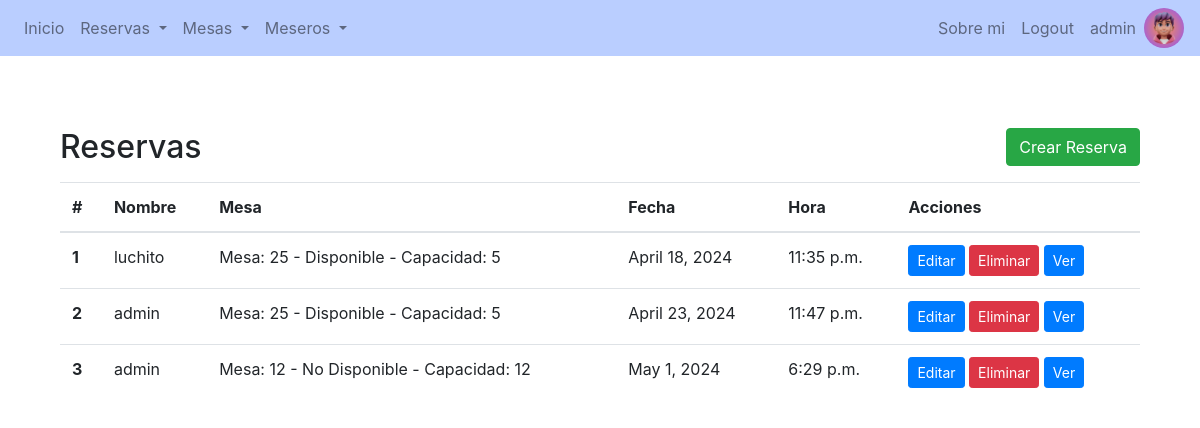
The app's page /restaurant/reserva/list (signed in), older data.
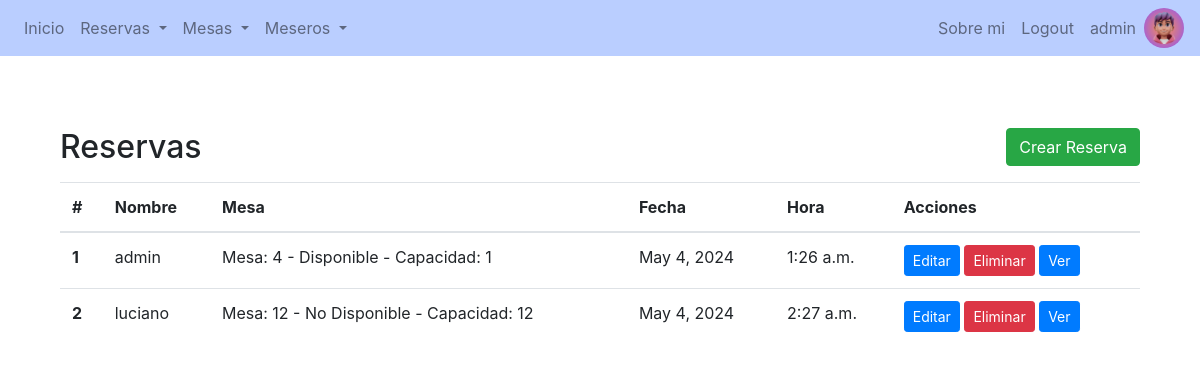
The same page, newer data.
### Restaurant/models.py (models this page shows, shortened)
class Avatar(models.Model):
    user = models.OneToOneField(User, on_delete=models.CASCADE, related_name="avatar")
    image = models.ImageField(upload_to="avatars/")

class Reserva(models.Model):
    nombre_de_usuario = models.ForeignKey(User,on_delete=models.CASCADE )
    mesa = models.ForeignKey(Mesa, on_delete=models.CASCADE, related_name='reservas')
    fecha = models.DateField(default=timezone.now)
    hora_inicio = models.TimeField(default=timezone.now)

class Mesa(models.Model):
    numero = models.IntegerField()
    disponible = models.BooleanField(default=True)
    capacidad = models.IntegerField()
    def __str__(self):
        return f"Mesa: {self.numero} - {'Disponible' if self.disponible else 'No Disponible'} - Capacidad: {self.capacidad}"

### Restaurant/views.py (the view)
# urls.py: path("reserva/list", ReservaListView.as_view(), name="reserva-lista"),
class ReservaListView(LoginRequiredMixin,ListView):
    model = Reserva
    template_name = 'Restaurant/reserva_list.html'
    context_object_name = 'reservas'

### Restaurant/templates/Restaurant/reserva_list.html (shortened to what this page needs)
{% extends 'Restaurant/base.html' %}
{% block content %}
<section class="py-5">
    <div class="container">
        <div class="d-flex justify-content-between align-items-center mb-3">
            <h2 class="mb-0">Reservas</h2>
            <a href="{% url 'reserva-crear' %}" class="btn btn-success">Crear Reserva</a>
        </div>
        <table class="table">
            <thead>
                <tr>
                    <th scope="col">#</th>
                    <th scope="col">Nombre</th>
                    <th scope="col">Mesa</th>
                    <th scope="col">Fecha</th>
                    <th scope="col">Hora</th>
                    <th scope="col">Acciones</th>
                </tr>
            </thead>
            <tbody>
                {% if reservas %}
                {% for reserva in reservas %}
                <tr>
                    <th scope="row">{{ forloop.counter }}</th>
                    <td>{{ reserva.nombre_de_usuario }}</td>
                    <td>{{ reserva.mesa }}</td>
                    <td>{{ reserva.fecha }}</td>
                    <td>{{ reserva.hora_inicio }}</td>
                    <td>
                        <a href="{% url 'reserva-update' reserva.id %}" class="btn btn-primary btn-sm">Editar</a>
                        <a href="{% url 'reserva-delete' reserva.id %}" class="btn btn-danger btn-sm">Eliminar</a>
                        <a href="{% url 'reserva-detalle' reserva.id  %}" class="btn btn-primary btn-sm">Ver</a>
                    </td>
                </tr>
                {% endfor %}
                {% else %}
                <tr>
                    <td colspan="7">No hay Reservas.</td>
                </tr>
                {% endif %}
            </tbody>
        </table>
    </div>
</section>
{% endblock %}

### Restaurant/templates/Restaurant/base.html (shortened to what this page needs)
{% load static %}
<!DOCTYPE html>
<html lang="en">
<head>
    <link rel="stylesheet" href="{% static 'Restaurant/bootstrap.css' %}">
</head>
<body>
    <nav class="navbar navbar-expand-lg navbar-light" style="background-color:#BACEFF">
        <div class="collapse navbar-collapse" id="navbarNav">
            <ul class="navbar-nav">
                <li class="nav-item">
                    <a class="nav-link" href="{% url 'home' %}">Inicio</a>
                </li>
                {% if user.is_authenticated %}
                <li class="nav-item dropdown">
                    <a class="nav-link dropdown-toggle" href="#" id="navbarDropdownMenuLinkReserva" role="button" data-toggle="dropdown" aria-haspopup="true" aria-expanded="false">
                        Reservas
                    </a>
                </li>
                <li class="nav-item dropdown">
                    <a class="nav-link dropdown-toggle" href="#" id="navbarDropdownMenuLinkSala" role="button" data-toggle="dropdown" aria-haspopup="true" aria-expanded="false">
                        Mesas
                    </a>
                </li>
                <li class="nav-item dropdown">
                    <a class="nav-link dropdown-toggle" href="#" id="navbarDropdownMenuLinkSala" role="button" data-toggle="dropdown" aria-haspopup="true" aria-expanded="false">
                        Meseros
                    </a>
                </li>
                {% endif %}
            </ul>
        <ul class="navbar-nav ml-auto">
            {% if user.is_authenticated %}
                <li class="nav-item">
                    <a class="nav-link" href="{% url 'about-me' %}">Sobre mi</a>
                </li>
                <li class="nav-item">
                    <a class="nav-link" href="{% url 'logout' %}">Logout</a>
                </li>
                <li class="nav-item">
                    <a class="nav-link" href="{% url 'user-edit' %}">{{ user }}</a>
                </li>
                <li class="nav-item">
                    {% if user.avatar.image %}
                    <a href="{% url 'avatar' %}">
                        <img src="{{ user.avatar.image.url }}" alt="Avatar" style="height: 40px; width: 40px; border-radius: 50%;">
                    </a>
                    {% else %}
                    <li class="nav-item">
                        <a href="{% url 'avatar' %}" class="nav-link">Ingresar Avatar</a>
                    </li>
                    {% endif %}
                </li>
            {% endif %}
        </ul>
        </div>
    </nav>
    <div class="container mt-4">
        {% block content %}{% endblock content %}
    </div>
</body>
</html>

Row changes from the older to the newer data that the page shows:
removed Reserva: nombre_de_usuario "luchito", mesa "Mesa: 25 - Disponible - Capacidad: 5", fecha "April 18, 2024", hora_inicio "11:35 p.m."
removed Reserva: nombre_de_usuario "admin", mesa "Mesa: 25 - Disponible - Capacidad: 5", fecha "April 23, 2024", hora_inicio "11:47 p.m."
removed Reserva: nombre_de_usuario "admin", mesa "Mesa: 12 - No Disponible - Capacidad: 12", fecha "May 1, 2024", hora_inicio "6:29 p.m."
added Reserva: nombre_de_usuario "admin", mesa "Mesa: 4 - Disponible - Capacidad: 1", fecha "May 4, 2024", hora_inicio "1:26 a.m."
added Reserva: nombre_de_usuario "luciano", mesa "Mesa: 12 - No Disponible - Capacidad: 12", fecha "May 4, 2024", hora_inicio "2:27 a.m."
